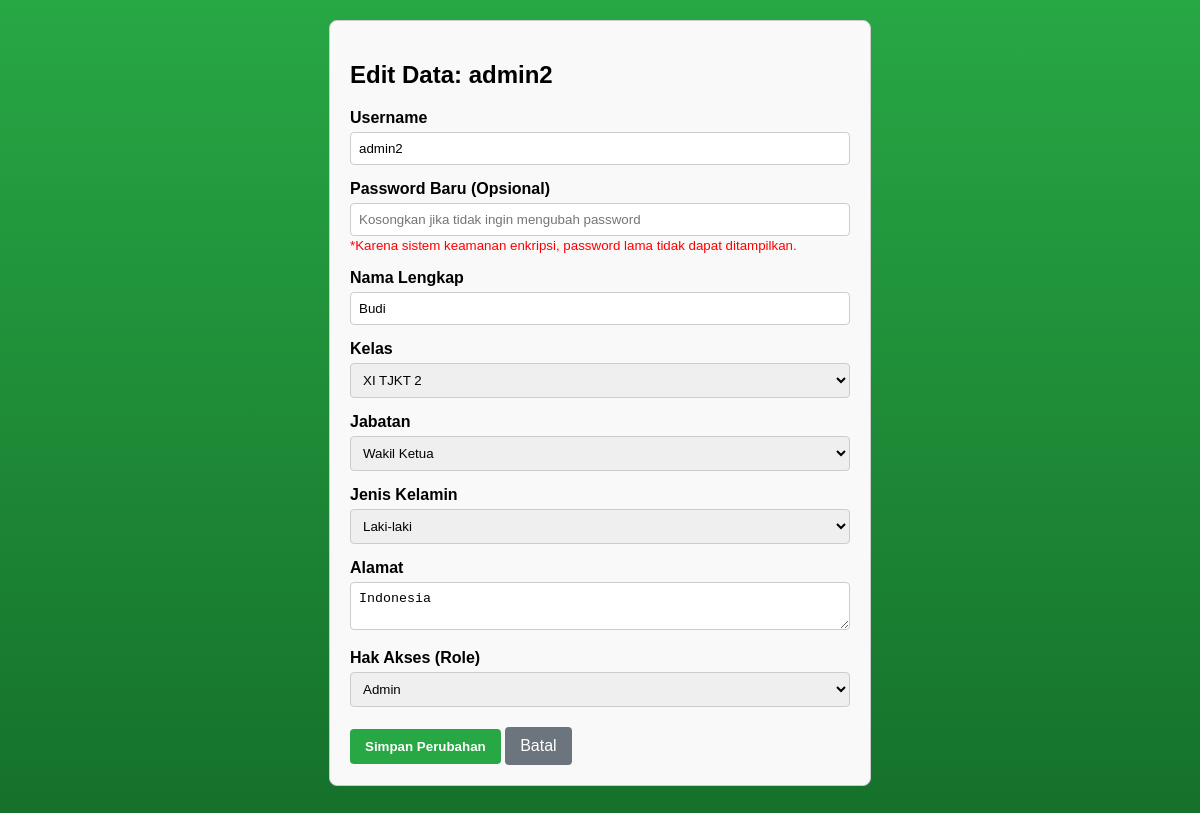
Page /edit.php?id=23 (signed in) on the committed database.
### edit.php (the view, shortened to what this page needs)
<?php
include 'koneksi.php';
$id = $_GET['id'];
$result = mysqli_query($conn, "SELECT * FROM `user-cristal` WHERE id = '$id'");
$user = mysqli_fetch_assoc($result);
?>
<!DOCTYPE html>
<html>
<head>
</head>
<body>
<div class="form-container">
    <h2>Edit Data: <?php echo $user['username']; ?></h2>
    <form method="POST">
        <div class="form-group">
            <label>Username</label>
            <input type="text" name="username" value="<?php echo $user['username']; ?>" required>
        </div>
        <div class="form-group">
            <label>Password Baru (Opsional)</label>
            <input type="password" name="password" placeholder="Kosongkan jika tidak ingin mengubah password">
            <small style="color: red;">*Karena sistem keamanan enkripsi, password lama tidak dapat ditampilkan.</small>
        </div>
        <div class="form-group">
            <label>Nama Lengkap</label>
            <input type="text" name="nama_lengkap" value="<?php echo $user['nama_lengkap']; ?>" required>
        </div>
        <div class="form-group">
            <label>Kelas</label>
            <select name="kelas" required>
                <?php
                $list_kelas = ["X TJKT 1", "X TJKT 2", "X TJKT 3", "XI TJKT 1", "XI TJKT 2", "XI TJKT 3", "XI TJKT 4"];
                foreach($list_kelas as $k) {
                    $selected = ($user['kelas'] == $k) ? "selected" : "";
                    echo "<option value='$k' $selected>$k</option>";
                }
                ?>
            </select>
        </div>
        <div class="form-group">
            <label>Jabatan</label>
            <select name="jabatan" required>
                <?php
                $list_jabatan = ["Anggota Baru", "Pengurus", "Ketua Ekskul", "Wakil Ketua", "Sekretaris", "Bendahara"];
                foreach($list_jabatan as $j) {
                    $selected = ($user['jabatan'] == $j) ? "selected" : "";
                    echo "<option value='$j' $selected>$j</option>";
                }
                ?>
            </select>
        </div>
        <div class="form-group">
            <label>Jenis Kelamin</label>
            <select name="jenis_kelamin" required>
                <option value="Laki-laki" <?php if($user['jenis_kelamin'] == 'Laki-laki') echo 'selected'; ?>>Laki-laki</option>
            </select>
        </div>
        <div class="form-group">
            <label>Alamat</label>
            <textarea name="alamat" required><?php echo $user['alamat']; ?></textarea>
        </div>
        <div class="form-group">
            <label>Hak Akses (Role)</label>
            <select name="role" required>
                <option value="admin" <?php if($user['role'] == 'admin') echo 'selected'; ?>>Admin</option>
            </select>
        </div>
        <div style="margin-top: 20px;">
            <button type="submit" name="update" class="btn btn-update">Simpan Perubahan</button>
            <a href="dashboard.php" class="btn-batal">Batal</a>
        </div>
    </form>
</div>
</body>
</html>

### edit.php (style rules this page uses)
body { background: linear-gradient(to bottom, #28a745, #0c561d); font-family: Arial, sans-serif; height: 150vh; margin: 0; }
.form-container { max-width: 500px; margin: 20px auto; padding: 20px; border: 1px solid #ccc; border-radius: 8px; background-color: #f9f9f9; }
.form-group { margin-bottom: 15px; }
label { display: block; margin-bottom: 5px; font-weight: bold; }
input, select, textarea { width: 100%; padding: 8px; box-sizing: border-box; border: 1px solid #ccc; border-radius: 4px; }
.btn { padding: 10px 15px; border: none; border-radius: 4px; cursor: pointer; color: white; font-weight: bold; }
.btn-update { background-color: #28a745; }
.btn-batal { background-color: #6c757d; text-decoration: none; padding: 10px 15px; border-radius: 4px; color: white; display: inline-block; }

### rows in the picture
user-cristal: username "admin2", nama_lengkap "Budi", jenis_kelamin "Laki-laki", alamat "Indonesia", role "Admin"

### other values in the picture
form field kelas "XI TJKT 2"
form field jabatan "Wakil Ketua"
